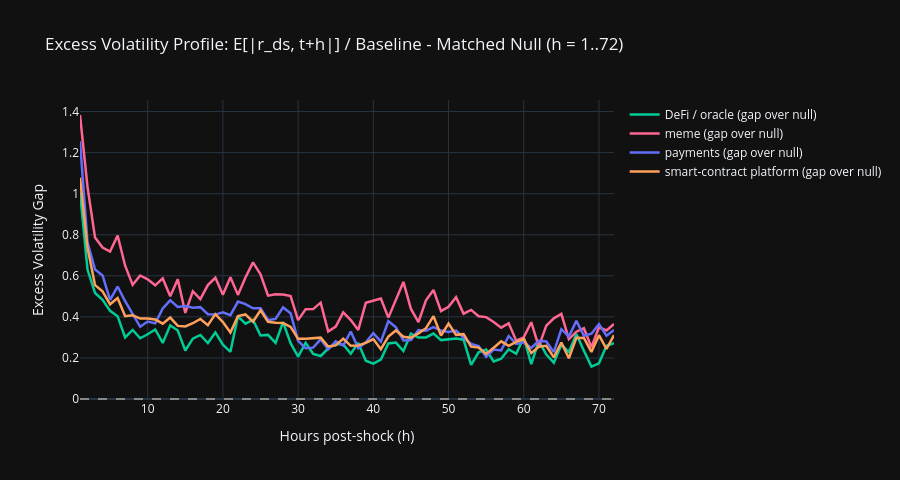

Write notebook code for a chart like this one.
### Code cell
# Plot excess volatility decay profiles (h = 1..72)
from cryptograph.analysis.persistence import ShockPersistenceAnalyzer

analyzer = ShockPersistenceAnalyzer(horizon_hours=72)
sec_df = pd.read_csv('../data/external/sectors.csv')
eligible_sectors, sec_data = analyzer.extract_sector_episodes(hp, sec_df, min_coins_per_sector=3, seed=42)

hours = np.arange(1, 73)
fig_decay = go.Figure()
colors = {'DeFi / oracle': '#00cc96', 'payments': '#636efa', 'smart-contract platform': '#FFA15A', 'meme': '#FF6692'}

for sec in eligible_sectors:
    d = sec_data[sec]
    sh_m = np.nanmean(d['sh'], axis=0)
    nu_m = np.nanmean(d['nu'], axis=0)
    gap = sh_m - nu_m
    fig_decay.add_trace(go.Scatter(
        x=hours, y=gap, mode='lines',
        name=f"{sec} (gap over null)",
        line=dict(color=colors.get(sec, '#ffffff'), width=2.5)
    ))

fig_decay.add_hline(y=0.0, line_dash='dash', line_color='#888888')
fig_decay.update_layout(
    title='Excess Volatility Profile: E[|r_ds, t+h|] / Baseline - Matched Null (h = 1..72)',
    xaxis_title='Hours post-shock (h)',
    yaxis_title='Excess Volatility Gap',
    height=480
)
fig_decay.show()
